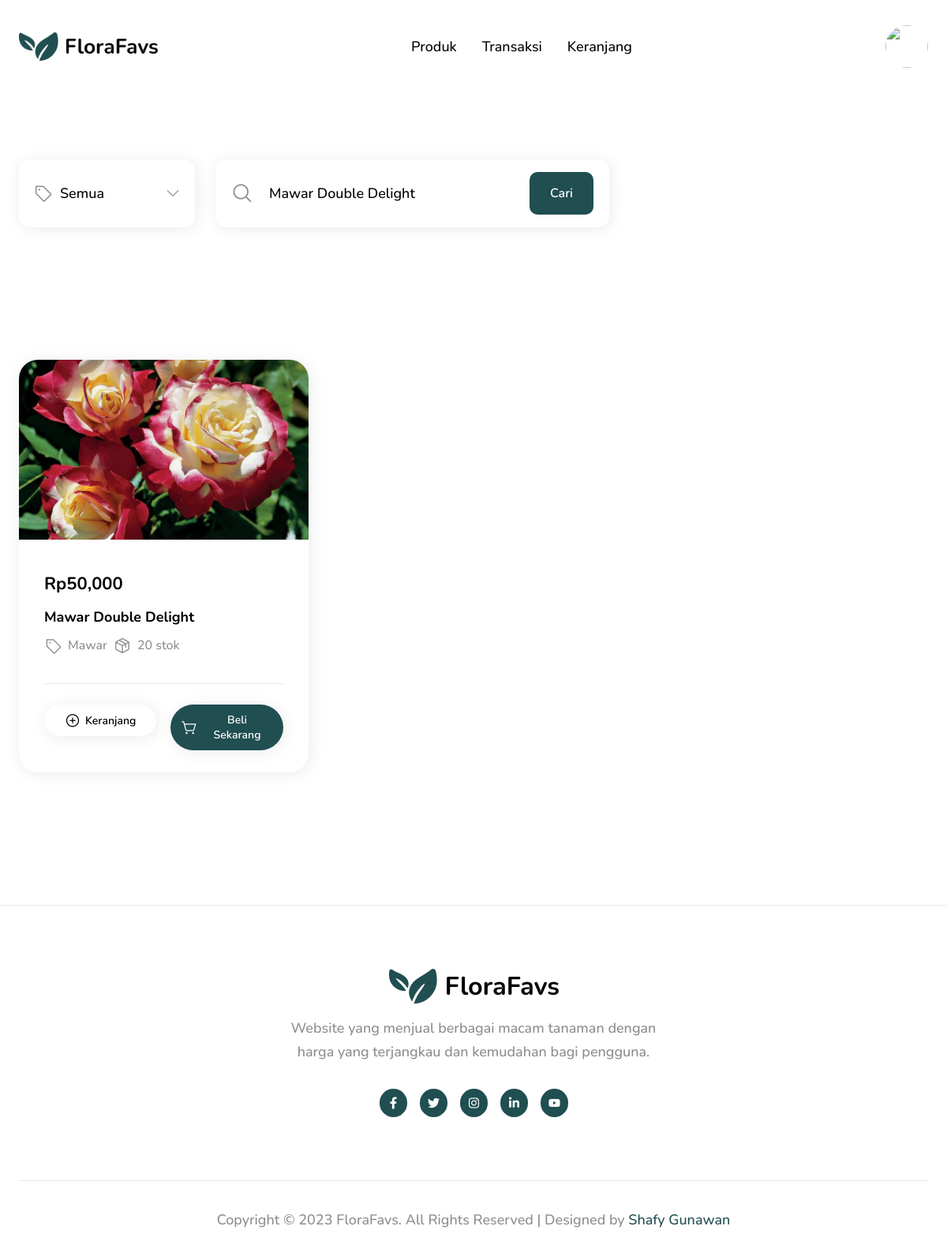
Screenshot of /products.php?keyword=Mawar Double Delight (signed in) with the database file from the repository.
### tables this page shows
CREATE TABLE `plants` (
  `plant_id` int(11) NOT NULL,
  `supplier_id` int(11) NOT NULL,
  `category_id` int(11) NOT NULL,
  `plant_name` varchar(255) NOT NULL,
  `plant_price` int(11) NOT NULL,
  `plant_stock` int(11) NOT NULL,
  `plant_photo` varchar(255) NOT NULL
);

CREATE TABLE `categories` (
  `category_id` int(11) NOT NULL,
  `category_name` varchar(50) NOT NULL
);

### data/plant.php (called while the page is built, shortened)
<?php
function search_plants_with_category($keyword = '', $category_id = '', $only_available = false)
{
  try {
    $db = new PDO('mysql:host=localhost;dbname=' . DB_NAME, DB_USERNAME, DB_PASSWORD, [PDO::ATTR_ERRMODE => PDO::ERRMODE_EXCEPTION]);
    $query = "SELECT * FROM plants INNER JOIN categories ON categories.category_id = plants.category_id WHERE plant_name LIKE :keyword";
    if ($only_available) {
      $query .= " AND plant_stock > 0";
    }
    $query .= ' ORDER BY plant_id DESC';
    $statement = $db->prepare($query);
    $statement->bindValue(':keyword', "%$keyword%");
    $statement->execute();
    $plants = $statement->fetchAll(PDO::FETCH_ASSOC);
    return $plants;
  } catch (PDOException $error) {
    echo $error->getMessage();
  }
}

### products.php (the view, shortened to what this page needs)
<?php
require_once('data/plant.php');
$keyword = htmlspecialchars(isset($_GET['keyword']) ? $_GET['keyword'] : '');
$category_id = isset($_GET['category_id']) ? $_GET['category_id'] : '';
$plants = search_plants_with_category($keyword, $category_id, true);
require('layouts/header.php');
?>
<main>
  <form action="./products.php" method="get" class="filter container">
    <div class="filter__list">
      <div class="filter__item">
        <label for="category_id">
          <i class="ph ph-tag"></i>
        </label>
        <select name="category_id" id="category_id">
          <option value="" selected>Semua</option>
        </select>
      </div>
    </div>
    <div class="filter__search">
      <label for="keyword">
        <i class="ph ph-magnifying-glass"></i>
      </label>
      <input type="search" name="keyword" id="keyword" placeholder="Cari tanaman ..." value="<?= $keyword ?>" />
      <button type="submit">Cari</button>
    </div>
  </form>
  <div class="products container">
    <div class="products__body">
      <?php foreach ($plants as $plant) : ?>
        <div class="products__card">
          <div class="products__card-top">
            <img src="./assets/img/plants/<?= $plant['plant_photo'] ?>" alt="<?= $plant['plant_name'] ?>" class="products__card-img" />
          </div>
          <div class="products__card-body">
            <p class="products__card-price">Rp<?= number_format($plant['plant_price']) ?></p>
            <h3 class="products__card-name"><?= $plant['plant_name'] ?></h3>
            <p class="products__card-info">
              <i class="ph ph-tag"></i>
              <?= $plant['category_name'] ?>
              <i class="ph ph-package"></i>
              <?= $plant['plant_stock'] ?> stok
            </p>
            <hr />
            <form action="./add-to-cart.php" method="post" class="products__card-actions">
              <button type="submit" name="add_to_cart" class="products__card-action-button">
                <i class="ph ph-plus-circle"></i>
                Keranjang
              </button>
              <button type="submit" name="buy_now" class="products__card-action-button products__card-action-button_primary">
                <i class="ph ph-shopping-cart-simple"></i>
                Beli Sekarang
              </button>
            </form>
          </div>
        </div>
      <?php endforeach; ?>
    </div>
  </div>
</main>
<?php
require('layouts/footer.php');
?>

### assets/css/style.css (style rules this page uses)
html, body, div, span, applet, object, iframe, h1, h2, h3, h4, h5, h6, p, blockquote, pre, a, abbr, acronym, address, big, cite, code, del, dfn, em, img, ins, kbd, q, s, samp, small, strike, strong, sub, sup, tt, var, b, u, i, center, dl, dt, dd, ol, ul, li, fieldset, form, label, legend, table, caption, tbody, tfoot, thead, tr, th, td, article, aside, canvas, details, embed, figure, figcaption, footer, header, hgroup, menu, nav, output, ruby, section, summary, time, mark, audio, video { margin: 0; padding: 0; border: 0; font-size: 100%; font: inherit; vertical-align: baseline; }
body { line-height: 1.5; }
html { box-sizing: border-box; font-family: "Nunito", sans-serif; font-size: 16px; font-weight: 500; }
body { background-color: #ffffff; color: #000000; }
*, *::before, *::after { box-sizing: border-box; }
.container { margin-inline: auto; max-width: 1318px; padding-inline: 1.5rem; width: 100%; }

### assets/css/customer.css (style rules this page uses)
.filter { display: flex; align-items: flex-start; gap: 26px; padding: 84px 24px; }
.filter__search { position: relative; width: 499px; }
.filter__search label { position: absolute; top: 50%; left: 20px; translate: 0 -50%; }
.filter__search label i { display: block; font-size: 28px; color: #8d8d91; }
.filter__search input { width: 100%; height: 86px; padding: 16px 20px 16px 68px; font-family: "Nunito", sans-serif; font-size: 18px; background-color: #ffffff; color: #000000; border: none; border-radius: 14px; box-shadow: 2px 2px 20px rgba(8, 15, 52, 0.0823529412); }
.filter__search input::placeholder { color: #8d8d91; opacity: 1; }
.filter__search button { position: absolute; top: 50%; right: 20px; translate: 0 -50%; display: block; padding: 16px 26px; background-color: #204e51; color: #ffffff; font-family: "Nunito", sans-serif; font-size: 16px; font-weight: 600; border: none; border-radius: 10px; }
.filter__list { display: flex; align-items: flex-start; gap: 20px; }
.filter__item { position: relative; width: 223px; }
.filter__item label { position: absolute; top: 50%; left: 18px; translate: 0 -50%; }
.filter__item label i { display: block; font-size: 24px; color: #8d8d91; }
.filter__item select { width: 100%; height: 86px; padding: 18px 48px 18px 52px; font-family: "Nunito", sans-serif; font-size: 18px; appearance: none; background-image: url("../img/arrow-down-gray.png"); background-repeat: no-repeat; background-position: right 18px center; background-color: #ffffff; color: #000000; border: none; border-radius: 14px; box-shadow: 2px 2px 20px rgba(8, 15, 52, 0.0823529412); }
.products { display: flex; flex-direction: column; gap: 64px; padding-block: 84px; }
.products__body { display: grid; grid-template-columns: repeat(3, 1fr); row-gap: 45px; column-gap: 26px; }
.products__card { position: relative; border-radius: 24px; box-shadow: 2px 2px 20px rgba(8, 15, 52, 0.0823529412); }
.products__card-top { position: relative; }
.products__card-img { display: block; width: 100%; height: 228px; object-fit: cover; border-radius: 24px 24px 0 0; }
.products__card-body { padding: 40px 32px 28px; }
.products__card-price { margin-bottom: 12px; font-size: 22px; font-weight: 700; }
.products__card-name { margin-bottom: 10px; font-size: 18px; font-weight: 700; }
.products__card-info { display: flex; align-items: center; gap: 8px; font-size: 16px; color: #8d8d91; }
.products__card-info i { display: block; font-size: 22px; }
.products__card hr { border: none; border-top: 1px solid #e9e9e9; margin-block: 36px 26px; }
.products__card-actions { display: grid; grid-template-columns: repeat(2, 1fr); align-items: flex-start; gap: 18px; }
.products__card-action-button { display: flex; justify-content: center; align-items: center; gap: 6px; padding: 10px 14px; font-family: "Nunito", sans-serif; font-size: 14px; font-weight: 600; background-color: #ffffff; color: #000000; text-decoration: none; border: none; border-radius: 9999px; box-shadow: 2px 2px 20px rgba(8, 15, 52, 0.0823529412); }
.products__card-action-button_primary { background-color: #204e51; color: #ffffff; }
.products__card-action-button i { display: block; font-size: 20px; }

### rows the page displays
plants: plant_photo (picture), plant_price "50,000", plant_name "Mawar Double Delight", category.category_name "Mawar", plant_stock "20"
